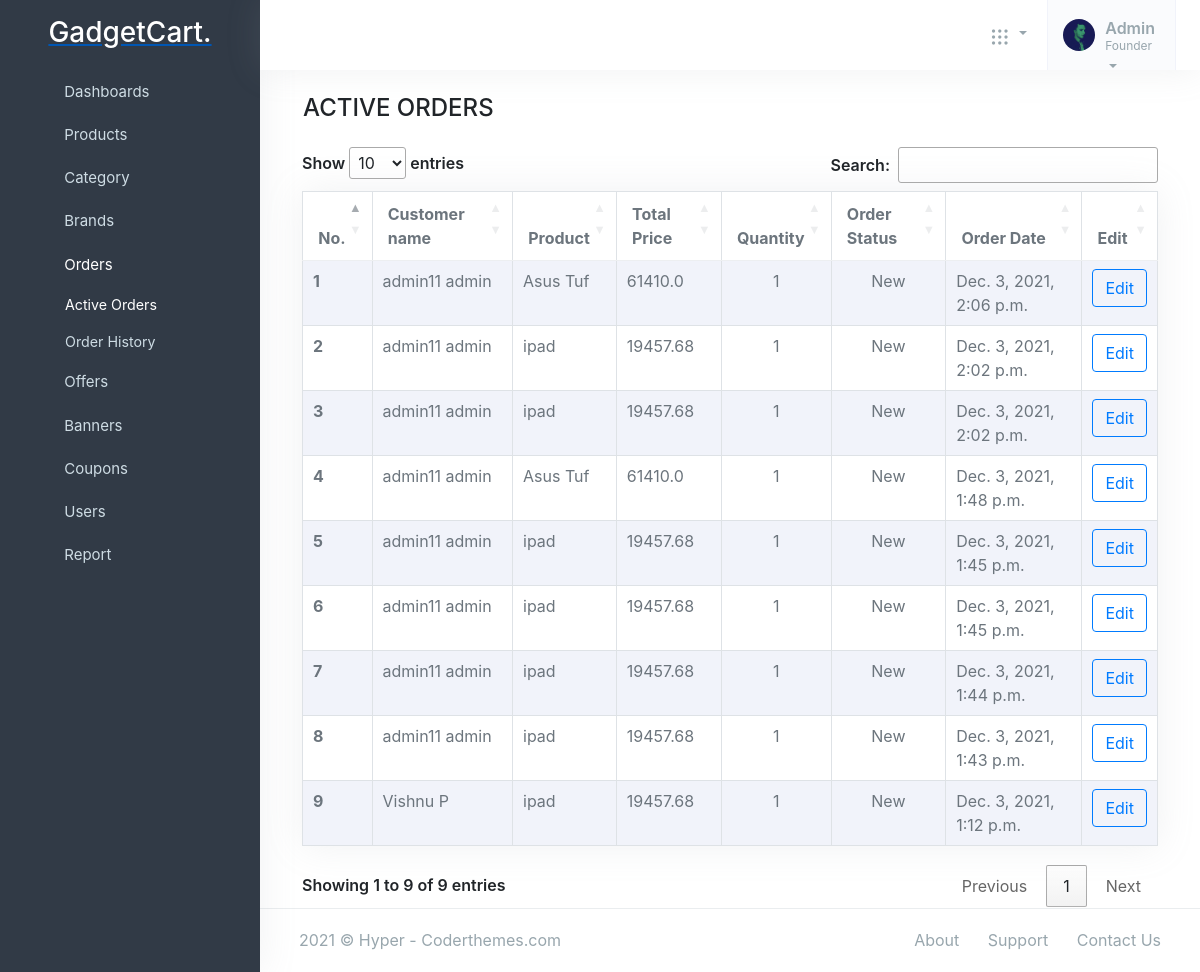
Before: /adminpanel/active_orders/ with the older database file.
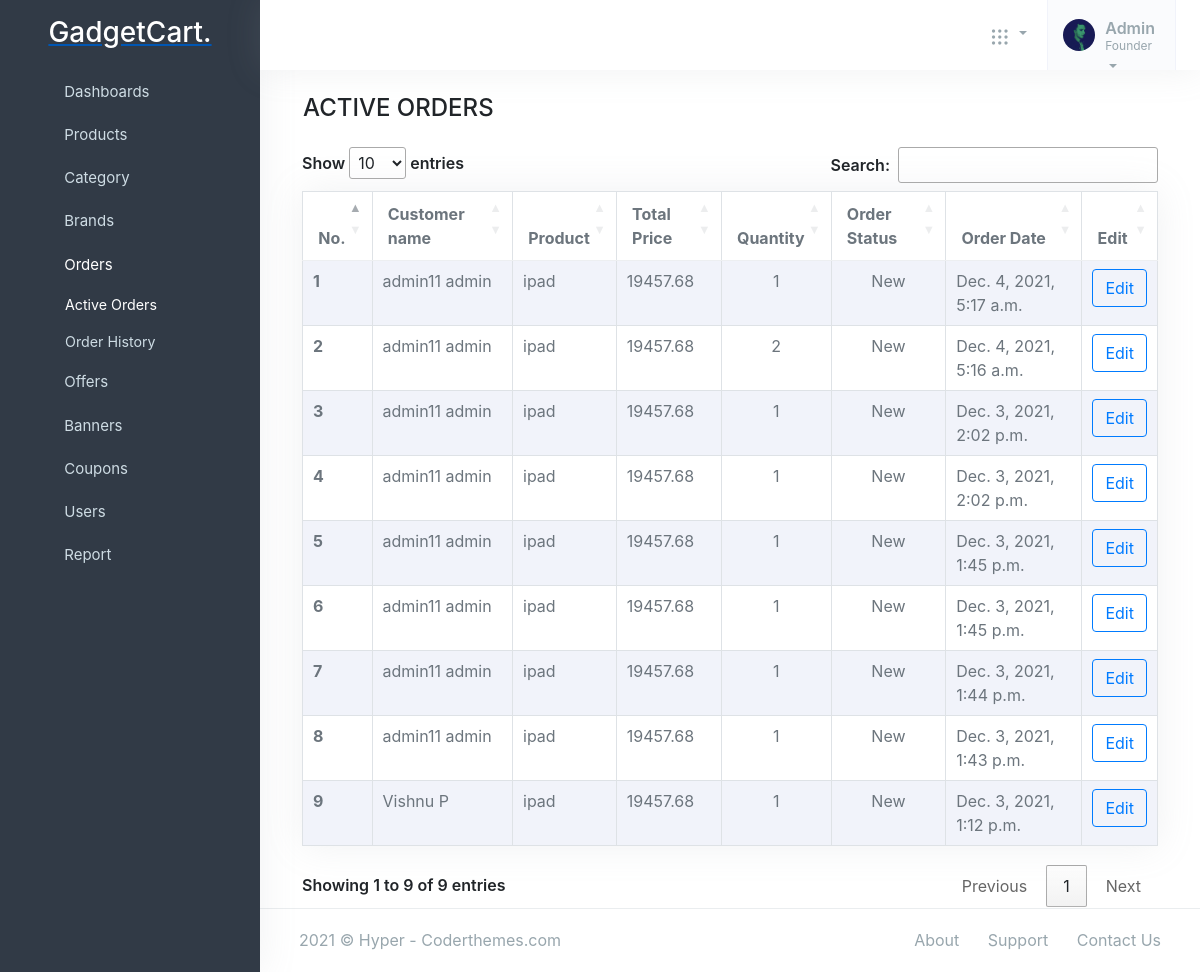
After: the same page with the newer database file.
### orders/models.py (models this page shows, shortened)
class OrderProduct(models.Model):
    order = models.ForeignKey(Order, on_delete=models.CASCADE)
    payment = models.ForeignKey(Payment, on_delete=models.SET_NULL, blank=True, null=True)
    user = models.ForeignKey(Account, on_delete=models.CASCADE)
    product = models.ForeignKey(Product, on_delete=models.CASCADE)
    variations = models.ManyToManyField(Variation, blank=True)
    quantity = models.IntegerField()
    product_price = models.FloatField()
    ordered = models.BooleanField(default=False)
    discount = models.FloatField(default=0)
    created_at = models.DateTimeField(auto_now_add=True)
    updated_at = models.DateTimeField(auto_now=True)
    status = models.CharField(max_length=10, choices=STATUS1, default='New')

### accounts/models.py (models this page shows, shortened)
class Account(AbstractBaseUser,PermissionsMixin):
    first_name = models.CharField(max_length=50)
    last_name = models.CharField(max_length=50)
    username = models.CharField(max_length=50, unique=True)
    email = models.CharField(max_length=50, unique=True)
    phone_number = models.CharField(max_length=50, unique=True)
    date_joined = models.DateTimeField(auto_now_add=True)
    last_login = models.DateTimeField(auto_now_add=True)
    is_admin = models.BooleanField(default=False)
    is_staff = models.BooleanField(default=False)
    is_active = models.BooleanField(default=True)
    is_superadmin = models.BooleanField(default=False)
    is_verified = models.BooleanField(default=False)
    USERNAME_FIELD = 'email'
    REQUIRED_FIELDS = ['username', 'first_name', 'last_name']
    objects = MyAccountManager()
    def full_name(self):
        return f'{self.first_name} {self.last_name}'

### store/models.py (models this page shows, shortened)
class Product(models.Model):
    product_name  = models.CharField(max_length=200, unique=True)
    slug          = models.SlugField(max_length=200, unique=True)
    description   = models.TextField(max_length=500, blank=True)
    price         = models.IntegerField()
    image1        = models.ImageField(upload_to='photos/products')
    image2        = models.ImageField(upload_to='photos/products')
    image3        = models.ImageField(upload_to='photos/products')
    stock         = models.IntegerField()
    is_available  = models.BooleanField(default=True)
    brand         = models.ForeignKey(Brand, on_delete=models.CASCADE)
    category      = models.ForeignKey(Category, on_delete=models.CASCADE)
    created_date  = models.DateTimeField(auto_now_add=True)
    modified_date = models.DateTimeField(auto_now=True)
    def __str__(self):
        return self.product_name
    def get_price(self):
        try:
            if self.productoffer.is_active:
                print('--------product----------')
                offer_price = (self.price / 100) * self.productoffer.discount_offer
                price = self.price - offer_price
                return {'price': price, 'discount': self.productoffer.discount_offer}
            raise
        except:
            try:
                if self.category.categoryoffer.is_active:
                    print('------category--------')
                    offer_price = (self.price / 100) * self.category.categoryoffer.discount_offer
                    price = self.price - offer_price
                    return {'price': price, 'discount': self.category.categoryoffer.discount_offer}
                raise
            except:
                try:
                    if self.brand.brandoffer.is_active:
                        print('------brand-------')
                        offer_price = (self.price / 100) * self.brand.brandoffer.discount_offer
                        price = self.price - offer_price
                        return {'price': price, 'discount': self.brand.brandoffer.discount_offer}
                    raise
                except:
                    print('----else----')
                return {'price': self.price}

### offer/models.py (models this page shows, shortened)
class ProductOffer(models.Model):
    product = models.OneToOneField('store.product', on_delete=CASCADE, null=True, blank=True)
    discount_offer = models.PositiveBigIntegerField(help_text='Offer in percentage')
    is_active = models.BooleanField(default=True)

### adminpanel/views.py (the view)
# urls.py: path('active_orders/', views.active_orders, name='active_orders'),
def active_orders(request):
    exclude_list = ['Delivered', 'Canceled']
    active_orders = OrderProduct.objects.all().exclude(status__in=exclude_list).order_by('-id')
    status = STATUS1
    context = {
        'active_orders' : active_orders,
        'status' : status
    }
    return render(request, 'adminpanel/active_orders.html', context)

### brand/context_processors.py (called while the page is built)
def menulinks(request):
    links = Brand.objects.all()
    return dict(link=links)

### carts/context_processors.py (called while the page is built, shortened)
def counter(request):
    cart_count = 0
    if 'admin' in request.path:
        return {}
    return dict(cart_count=cart_count)

### category/context_processors.py (called while the page is built)
def menu_links(request):
    links = Category.objects.all()
    return dict(links=links)

### templates/adminpanel/active_orders.html (shortened to what this page needs)
{% extends 'adminpanel/base.html' %}
{% load static %}
{% block content %}
<div class="container">
    <h4 class="ml-3 mt-4 mb-4">ACTIVE ORDERS</h4>
    <div class="col-12" id="tables">
        <table class="table table-striped table-bordered table-hover bg-white bg-body shadow" id="myTable">
            <thead>
                <tr>
                    <th>No.</th>
                    <th>Customer name</th>
                    <th>Product</th>
                    <th>Total Price</th>
                    <th>Quantity</th>
                    <th>Order Status</th>
                    <th>Order Date</th>
                    <th>Edit</th>
                </tr>
            </thead>
            <tbody>
                {% for order in active_orders %}
                <tr>
                    <th scope="row"> {{forloop.counter}} </th>
                    <td>{{order.user.full_name}}</td>
                    <td>{{order.product}}</td>
                    <td>
                        {{ order.product.get_price.price }}
                    </td>
                    <td>
                        <center>{{order.quantity}}</center>
                    </td>
                    <td>
                        <center>
                            {{order.status}}
                        </center>
                    </td>
                    <td>
                        {{order.updated_at}}
                    </td>
                    <td>
                        <a href="{% url 'active_orders_edit' order.id %}" class="btn btn-outline-primary">Edit</a>
                    </td>
                </tr>
                {% endfor %}
            </tbody>
        </table>
    </div>
</div>
<footer class="footer">
    <div class="container-fluid">
        <div class="row">
            <div class="col-md-6">
                <script>document.write(new Date().getFullYear())</script> © Hyper - Coderthemes.com
            </div>
            <div class="col-md-6">
                <div class="text-md-end footer-links d-none d-md-block">
                    <a href="javascript: void(0);">About</a>
                    <a href="javascript: void(0);">Support</a>
                    <a href="javascript: void(0);">Contact Us</a>
                </div>
            </div>
        </div>
    </div>
</footer>
{% endblock %}

Changed rows visible on the page:
removed OrderProduct: user.full_name "admin11 admin", product "Asus Tuf", product.get_price.price "61410.0", quantity "1", status "New", updated_at "Dec. 3, 2021, 2:06 p.m."
removed OrderProduct: user.full_name "admin11 admin", product "Asus Tuf", product.get_price.price "61410.0", quantity "1", status "New", updated_at "Dec. 3, 2021, 1:48 p.m."
added OrderProduct: user.full_name "admin11 admin", product "ipad", product.get_price.price "19457.68", quantity "1", status "New", updated_at "Dec. 4, 2021, 5:17 a.m."
added OrderProduct: user.full_name "admin11 admin", product "ipad", product.get_price.price "19457.68", quantity "2", status "New", updated_at "Dec. 4, 2021, 5:16 a.m."
